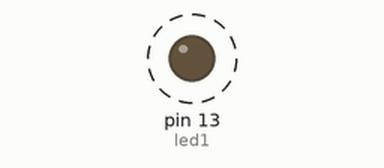
Recording of a sketch running on a simulated Arduino Uno, built with avr-gcc and run on an emulated ATmega328P. On the bench: output pins drawn as LEDs (lit = HIGH). Dashed ring = blinking.

Above: at 0.2 s.
Timing chart, 0 to 3.0 s (numbered marks = the images above):
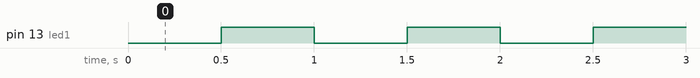

Measured:
- by itself, pin 13 (led1): alternates HIGH for 0.50 s and LOW for 0.50 s

The sketch:

lab2_zad1.ino
```cpp
//Napisać program migający LED co 500ms. Do opóźnienia zastosować timer.


#include <TimerOne.h>

int led1 = 13;

void setup()
{
	Timer1.initialize(500000);
	Timer1.attachInterrupt(przerwanie);
	pinMode(led1, OUTPUT);

}

void przerwanie()
{
	digitalWrite(led1, !digitalRead(led1));
}

void loop()
{


}
```
